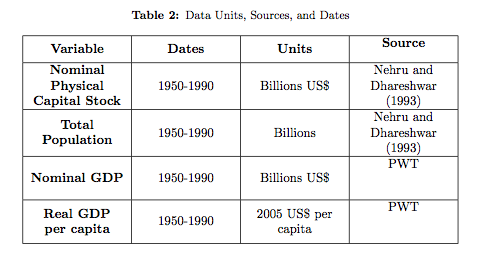
#> input picture table_text.png, 486 x 258 px
$ python ocr_tess3.py   (Python 2 division)
#> lines starting #> are read from the running program, lines starting #| are printed output that depends on the picture; after the words box and inside, x2 and y2 are one past the last pixel; in counts of white or black regions, pixels touching at a corner belong together

import cv2
from PIL import Image
from pytesseract import *
import csv
import re
import numpy as np
import argparse
import glob


def auto_canny(image, sigma=0.33):
    # compute the median of the single channel pixel intensities
    v = np.median(image)

    # apply automatic Canny edge detection using the computed median
    lower = int(max(0, (1.0 - sigma) * v))
    upper = int(min(255, (1.0 + sigma) * v))
    edged = cv2.Canny(image, lower, upper)

    # return the edged image
    return edged

# image_file = 'page.tif'
image_file = 'table_text.png'
# im = Image.open(image_file)
# load the image, convert it to grayscale, and blur it slightly
image = cv2.imread(image_file)
#> image is the input picture: shape (258, 486, 3); mean B, G, R 239.8, 239.6, 239.8
gray = cv2.cvtColor(image, cv2.COLOR_BGR2GRAY)
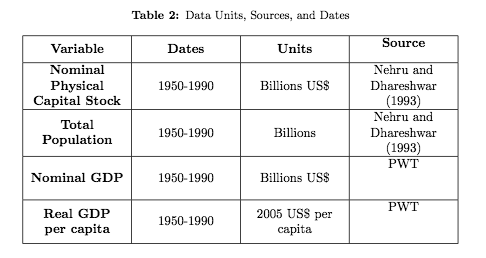
#> gray: shape (258, 486); min 0, max 255, mean 239.7
# brur it slightly
blurred = cv2.GaussianBlur(gray, (3, 3), 0)
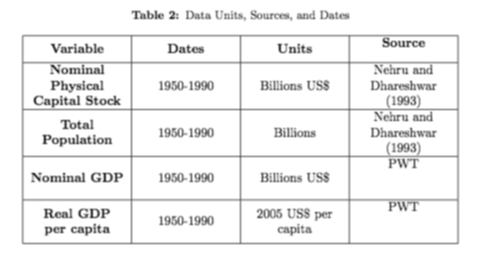
#> blurred: shape (258, 486); min 43, max 255, mean 239.7

# apply Canny edge detection using a wide threshold, tight
# threshold, and automatically determined threshold
wide = cv2.Canny(blurred, 10, 200)
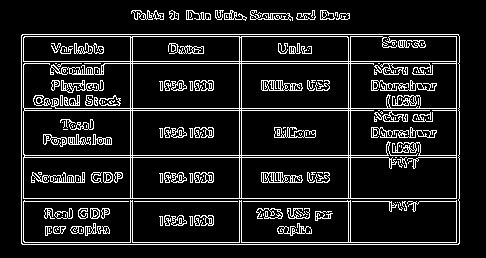
#> wide: shape (258, 486); 11.8% white in thin lines or dots, all inside (x1, y1, x2, y2) = (21, 10, 460, 245)
tight = cv2.Canny(blurred, 225, 250)
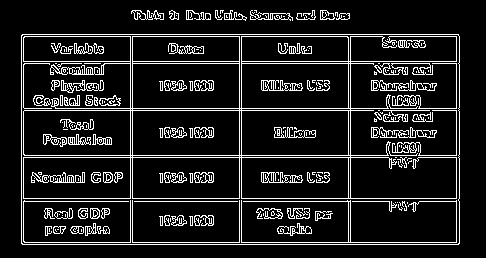
#> tight: shape (258, 486); 11.7% white in thin lines or dots, all inside (x1, y1, x2, y2) = (21, 10, 460, 245)
auto = auto_canny(blurred)
#> in auto_canny, `v = np.median(image)`: v = 255
#> in auto_canny, `lower = int(max(0, (1.0 - sigma) * v))`: lower = 170
#> in auto_canny, `upper = int(min(255, (1.0 + sigma) * v))`: upper = 255
#> in auto_canny, `edged = cv2.Canny(image, lower, upper)`:
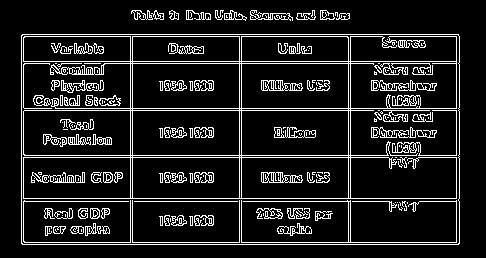
#> edged: shape (258, 486); 11.8% white in thin lines or dots, all inside (x1, y1, x2, y2) = (21, 10, 460, 245)

# show the images
cv2.imshow("Original", image)
cv2.imshow("Edges", np.hstack([wide, tight, auto]))
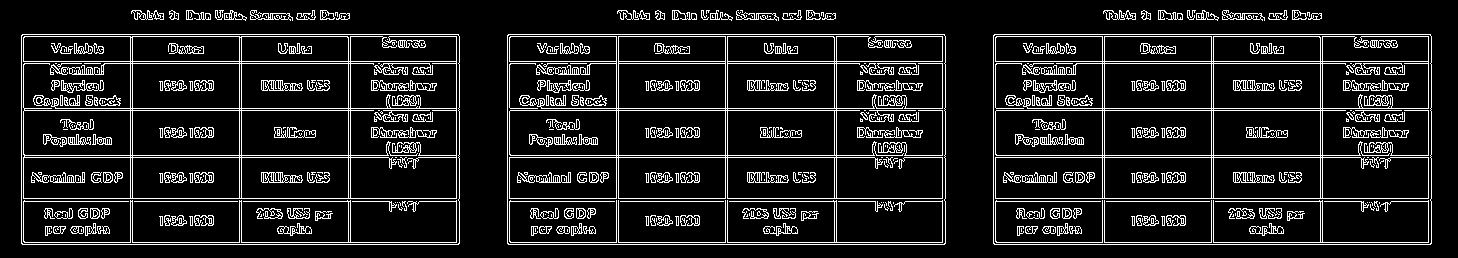
#> window 'Edges': shape (258, 1458); 11.8% white in thin lines or dots, all inside (x1, y1, x2, y2) = (21, 10, 1432, 245)
cv2.waitKey(0)

#> (the run stopped early here; a loop or call above may not have finished)
